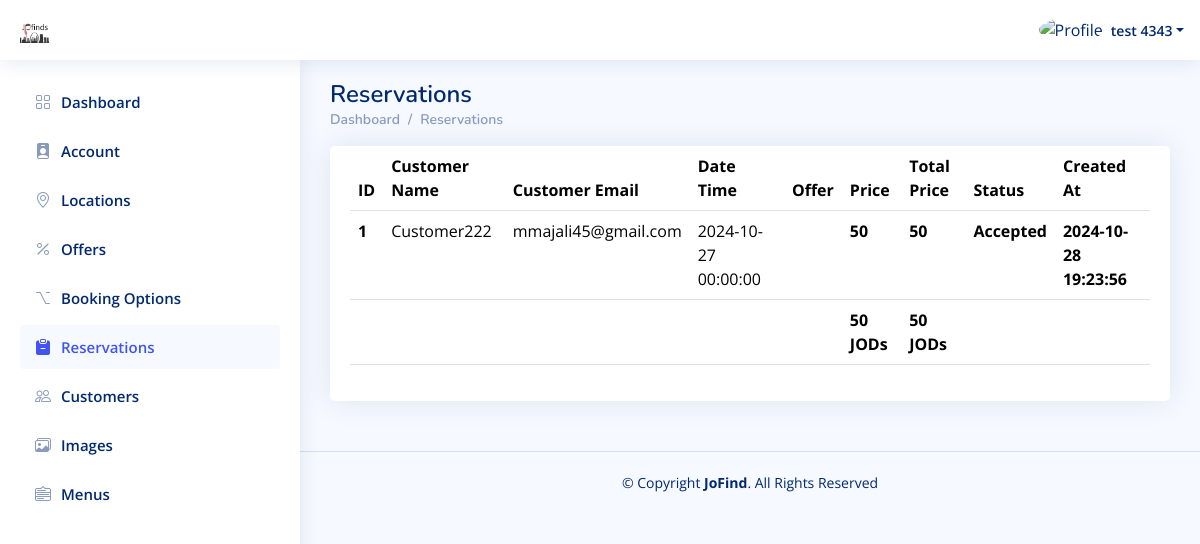
/Place_Dashboard/Reservations.php (signed in), run on the app's committed database.
### tables this page shows
CREATE TABLE `places` (
  `id` int(11) NOT NULL,
  `category_id` int(11) NOT NULL,
  `sub_category_id` int(11) DEFAULT NULL,
  `status_id` int(11) DEFAULT NULL,
  `city_id` int(11) NOT NULL,
  `name` varchar(250) NOT NULL,
  `image` varchar(250) NOT NULL,
  `email` varchar(250) NOT NULL,
  `description` text DEFAULT NULL,
  `total_rate` double NOT NULL DEFAULT 0,
  `phone` varchar(250) NOT NULL,
  `password` varchar(250) NOT NULL,
  `rejection_note` text DEFAULT NULL,
  `address` varchar(250) NOT NULL,
  `commercial_register` varchar(250) NOT NULL,
  `menu` varchar(250) DEFAULT NULL,
  `active` int(11) NOT NULL DEFAULT 1,
  `created_at` timestamp NOT NULL DEFAULT current_timestamp()
);

CREATE TABLE `reservations` (
  `id` int(11) NOT NULL,
  `place_id` int(11) NOT NULL,
  `customer_id` int(11) NOT NULL,
  `status_id` int(11) NOT NULL DEFAULT 1,
  `offer_id` int(11) DEFAULT NULL,
  `date_time` datetime NOT NULL,
  `price` tinyint(1) NOT NULL,
  `total_price` double NOT NULL,
  `created_at` timestamp NOT NULL DEFAULT current_timestamp()
);

CREATE TABLE `users` (
  `id` int(11) NOT NULL,
  `type_id` int(11) NOT NULL,
  `name` varchar(250) NOT NULL,
  `email` varchar(250) NOT NULL,
  `password` varchar(250) NOT NULL,
  `phone` varchar(250) NOT NULL,
  `image` varchar(250) DEFAULT NULL,
  `active` int(11) NOT NULL DEFAULT 1,
  `created_at` timestamp NOT NULL DEFAULT current_timestamp()
);

CREATE TABLE `statuses` (
  `id` int(11) NOT NULL,
  `name` varchar(191) NOT NULL
);

### Place_Dashboard/Reservations.php (the view, shortened to what this page needs)
<?php
include "../Connect.php";
$P_ID = $_SESSION['P_Log'];
if (!$P_ID) {
    echo '<script language="JavaScript">
     document.location="../Place_Login.php";
    </script>';
} else {
    $sql1 = mysqli_query($con, "select * from places where id='$P_ID'");
    $row1 = mysqli_fetch_array($sql1);
    $name = $row1['name'];
}
?>
<!DOCTYPE html>
<html lang="en">
  <head>
    <link
      href="../assets/vendor/bootstrap/css/bootstrap.min.css"
      rel="stylesheet"
    />
    <link
      href="../assets/vendor/bootstrap-icons/bootstrap-icons.css"
      rel="stylesheet"
    />
    <link href="../assets/vendor/boxicons/css/boxicons.min.css" rel="stylesheet" />
    <link href="../assets/vendor/quill/quill.snow.css" rel="stylesheet" />
    <link href="../assets/vendor/quill/quill.bubble.css" rel="stylesheet" />
    <link href="../assets/vendor/remixicon/remixicon.css" rel="stylesheet" />
    <link href="../assets/vendor/simple-datatables/style.css" rel="stylesheet" />
    <link href="../assets/css/style.css" rel="stylesheet" />
  </head>
  <body>
    <header id="header" class="header fixed-top d-flex align-items-center">
      <div class="d-flex align-items-center justify-content-between">
        <a href="index.php" class="logo d-flex align-items-center">
          <img src="../assets/img/Logo.png" alt="" />
        </a>
      </div>
      <nav class="header-nav ms-auto">
        <ul class="d-flex align-items-center">
          <li class="nav-item dropdown pe-3">
            <a
              class="nav-link nav-profile d-flex align-items-center pe-0"
              href="#"
              data-bs-toggle="dropdown"
            >
              <img
                src="https://www.computerhope.com/jargon/g/guest-user.png"
                alt="Profile"
                class="rounded-circle"
              />
              <span class="d-none d-md-block dropdown-toggle ps-2"><?php echo $name ?></span> </a
            >
          </li>
        </ul>
      </nav>
    </header>
    <?php require './Aside-Nav/Aside.php'?>
    <main id="main" class="main">
      <div class="pagetitle">
        <h1>Reservations</h1>
        <nav>
          <ol class="breadcrumb">
            <li class="breadcrumb-item"><a href="index.php">Dashboard</a></li>
            <li class="breadcrumb-item">Reservations</li>
          </ol>
        </nav>
      </div>
      <section class="section">
        <div class="row">
          <div class="col-lg-12">
            <div class="card">
              <div class="card-body">
                <table class="table datatable">
                  <thead>
                    <tr>
                      <th scope="col">ID</th>
                      <th scope="col">Customer Name</th>
                      <th scope="col">Customer Email</th>
                      <th scope="col">Date Time</th>
                      <th scope="col">Offer</th>
                      <th scope="col">Price</th>
                      <th scope="col">Total Price</th>
                      <th scope="col">Status</th>
                      <th scope="col">Created At</th>
                    </tr>
                  </thead>
                  <tbody>
                  <?php
$sql1 = mysqli_query($con, "SELECT * from reservations WHERE place_id = '$P_ID' ORDER BY id DESC");
$totalPricesData = 0;
$totalPrices = 0;
while ($row1 = mysqli_fetch_array($sql1)) {
    $reservation_id = $row1['id'];
    $customer_id = $row1['customer_id'];
    $status_id = $row1['status_id'];
    $date_time = $row1['date_time'];
    $price = $row1['price'];
    $total_price = $row1['total_price'];
    $created_at = $row1['created_at'];
    $sql3 = mysqli_query($con, "SELECT * from users WHERE id = '$customer_id'");
    $row3 = mysqli_fetch_array($sql3);
    $customer_name = $row3['name'];
    $customer_email = $row3['email'];
    $sql4 = mysqli_query($con, "SELECT * from statuses WHERE id = '$status_id'");
    $row4 = mysqli_fetch_array($sql4);
    $status = $row4['name'];
    $totalPricesData += $total_price;
    $totalPrices += $price;
    ?>
                    <tr>
                      <th scope="row"><?php echo $reservation_id ?></th>
                      <td scope="row"><?php echo $customer_name ?></td>
                      <td scope="row"><?php echo $customer_email ?></td>
                      <td scope="row"><?php echo $date_time ?></td>
                      <th scope="row"><?php echo $offer ?></th>
                      <th scope="row"><?php echo $price ?></th>
                      <th scope="row"><?php echo $total_price ?></th>
                      <th scope="row"><?php echo $status ?></th>
                      <th scope="row"><?php echo $created_at ?></th>
                    </tr>
                    <tr>
                      <th></th>
                      <th></th>
                      <th></th>
                      <th></th>
                      <th></th>
                      <th><?php echo $totalPrices ?> JODs</th>
                      <th><?php echo $totalPricesData ?> JODs</th>
                      <th></th>
                      <th></th>
                    </tr>
<?php
}?>
                  </tbody>
                </table>
              </div>
            </div>
          </div>
        </div>
      </section>
    </main>
    <footer id="footer" class="footer">
      <div class="copyright">
        &copy; Copyright <strong><span>JoFind</span></strong
        >. All Rights Reserved
      </div>
    </footer>
  </body>
</html>

### assets/css/style.css (style rules this page uses)
:root { scroll-behavior: smooth; }
body { font-family: "Open Sans", sans-serif; background: #f6f9ff; color: #444444; }
a { color: #4154f1; text-decoration: none; }
h1, h2, h3, h4, h5, h6 { font-family: "Nunito", sans-serif; }
#main { margin-top: 60px; padding: 20px 30px; transition: all 0.3s; }
.pagetitle { margin-bottom: 10px; }
.pagetitle h1 { font-size: 24px; margin-bottom: 0; font-weight: 600; color: #012970; }
.card { margin-bottom: 30px; border: none; border-radius: 5px; box-shadow: 0px 0 30px rgba(1, 41, 112, 0.1); }
.card-body { padding: 0 20px 20px 20px; }
.breadcrumb { font-size: 14px; font-family: "Nunito", sans-serif; color: #899bbd; font-weight: 600; }
.breadcrumb a { color: #899bbd; transition: 0.3s; }
.breadcrumb .breadcrumb-item::before { color: #899bbd; }
.logo { line-height: 1; }
@media (min-width: 1200px) { .logo { width: 280px; } }
.logo img { max-height: 26px; margin-right: 6px; }
.header { transition: all 0.5s; z-index: 997; height: 60px; box-shadow: 0px 2px 20px rgba(1, 41, 112, 0.1); background-color: #fff; padding-left: 20px; }
.header-nav ul { list-style: none; }
.header-nav>ul { margin: 0; padding: 0; }
.header-nav .nav-profile { color: #012970; }
.header-nav .nav-profile img { max-height: 36px; }
.header-nav .nav-profile span { font-size: 14px; font-weight: 600; }
@media (min-width: 1200px) { #main, #footer { margin-left: 300px; } }
.footer { padding: 20px 0; font-size: 14px; transition: all 0.3s; border-top: 1px solid #cddfff; }
.footer .copyright { text-align: center; color: #012970; }

### data on the page
places: name "test 4343"
reservations: id "1", customer.name "Customer222", customer.email "mmajali45@gmail.com", date_time "2024-10-27 00:00:00", price "50", total_price "50", status.name "Accepted", created_at "2024-10-28 19:23:56", totalPrices "50", totalPricesData "50"
